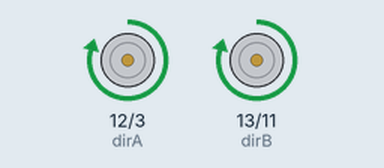
Recording of a sketch running on a simulated Arduino Uno, built with avr-gcc and run on an emulated ATmega328P. Parts: direction and speed pins drawn as motors (green arrow = direction pin HIGH = forward, orange = LOW = backward, longer = more drive).

Above: at 0.5 s.
At 2.5 s:
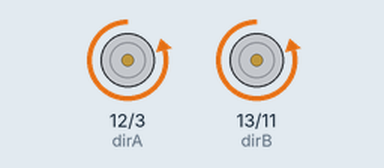
At 4.5 s:
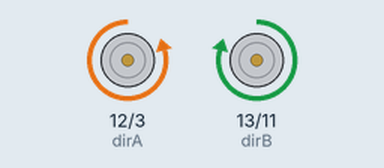
At 9.5 s:
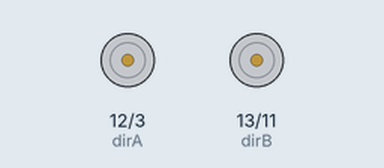
Timing chart, 0 to 10.4 s (numbered marks = the images above):
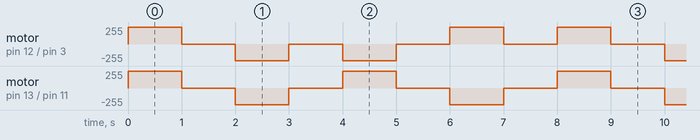

Measured:
- by itself, motor on pin 13 (dirB) / pin 11 (speedB): repeats every 4.0 s: stopped 1.0 s, backward 250/255 1.0 s, stopped 1.0 s, forward 250/255 1.0 s
- by itself, motor on pin 12 (dirA) / pin 3 (speedA): repeats every 8.0 s: 2 × (stopped 1.0 s, backward 250/255 1.0 s), 2 × (stopped 1.0 s, forward 250/255 1.0 s)

The sketch:

Motor_Shield_testing.ino
```cpp
//this script tests that the motor r3 shield works
int dirA = 12;
int dirB = 13;  // not used in this example
int speedA = 3;
int speedB = 11; // not used in this example

void setup()
{
  pinMode (dirA, OUTPUT);
  pinMode (dirB, OUTPUT);
  pinMode (speedA, OUTPUT);
  pinMode (speedB, OUTPUT);
}

void loop()
{
  // move the motor A to one direction increasing speed
  //forward
  digitalWrite (dirA, HIGH);
  digitalWrite (dirB, HIGH);

  analogWrite (speedA, 250);
  analogWrite (speedB, 250);
  delay (1000);

  // stop the motor
  digitalWrite(speedA, LOW);
  digitalWrite(speedB, LOW);
  delay(1000); // keep the motor rolling for one second


  //backward
  digitalWrite (dirA, LOW);
  digitalWrite (dirB, LOW);

  analogWrite (speedA, 250);
  analogWrite (speedB, 250);

  delay(1000);
  // stop the motor
  digitalWrite(speedA, LOW);
  digitalWrite(speedB, LOW);
  delay(1000); // keep the motor rolling for one second


  //Left
  digitalWrite (dirA, LOW);
  digitalWrite (dirB, HIGH);

  analogWrite (speedA, 250);
  analogWrite (speedB, 250);

  delay(1000);
  // stop the motor
  digitalWrite(speedA, LOW);
  digitalWrite(speedB, LOW);
  delay(1000); // keep the motor rolling for one second


  //Right
  digitalWrite (dirA, HIGH);
  digitalWrite (dirB, LOW);

  analogWrite (speedA, 250);
  analogWrite (speedB, 250);

  delay(1000);
  // stop the motor
  digitalWrite(speedA, LOW);
  digitalWrite(speedB, LOW);
  delay(1000); // keep the motor rolling for one second


}
```
